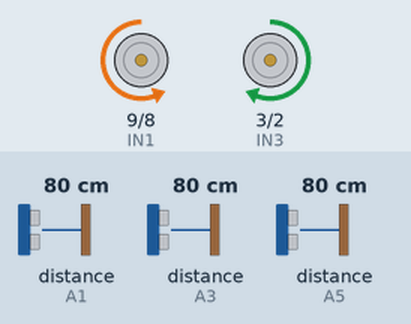
This sketch was run on a simulated Arduino Uno, built with avr-gcc and run on an emulated ATmega328P. Shown: motor-driver pin pairs drawn as motors (green arrow = first pin HIGH = forward, orange = second pin HIGH = backward, longer = more drive, scaled by the enable pin). The inputs (shaded band) are chosen by the test bench; at power-on: distance to the obstacle (sensors on A1, A3, A5) 80 cm. The echo pulse lasts 58.3 µs per cm.

Above: at 1.5 s.
1.6 s: distance to the obstacle (sensor on A1) set to 21 cm
3.1 s: distance to the obstacle (sensor on A1) set to 16 cm
At 3.8 s:
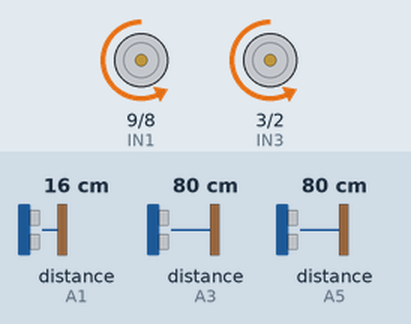
6.1 s: distance to the obstacle (sensor on A3) set to 2 cm
9.1 s: distance to the obstacle (sensor on A1) set to 10 cm
12.1 s: distance to the obstacle (sensor on A1) set to 7 cm
At 12.62 s:
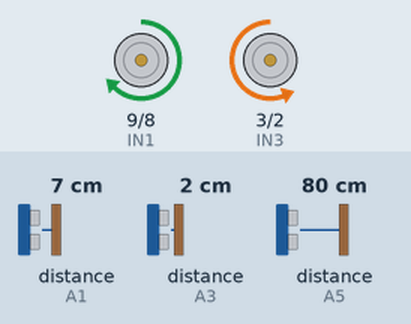
15.1 s: distance to the obstacle (sensor on A1) set to 35 cm
At 15.7 s:
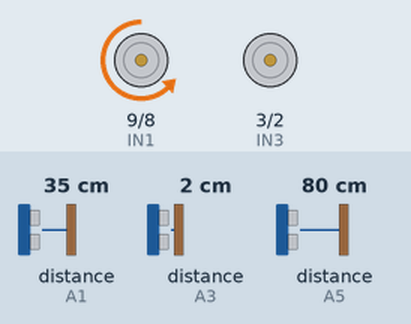
Timing chart, 0 to 17.6 s (numbered marks = the images above; inputs shaded):
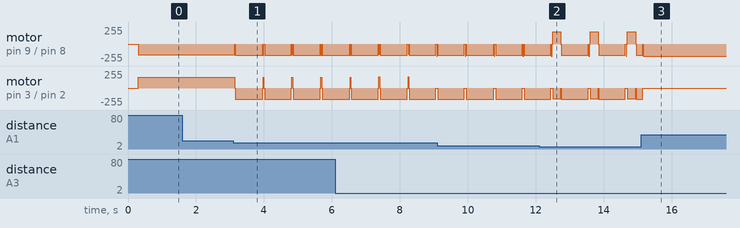

Measured:
- the behaviour switches between 19 and 18 cm on distance to the obstacle (sensor on A1) (found by bisection; images 0 and 1)
- the behaviour switches between 9 and 8 cm on distance to the obstacle (sensor on A1) (found by bisection; images 1 and 2)
- after the input at 1.6 s, every drawn part: stays the same
- after the input at 3.1 s, motor on pin 3 (IN3) / pin 2 (IN4): forward 160/255 → stopped at once, then repeats every 0.86 s: backward 165/255 0.80 s, stopped 0.02 s, forward 165/255 0.02 s, stopped 0.02 s
- by itself, motor on pin 9 (IN1) / pin 8 (IN2): repeats every 1.1 s: backward 185/255 0.02 s, stopped 0.02 s, forward 185/255 0.24 s, stopped 0.02 s, backward 165/255 0.78 s, stopped 0.02 s

The sketch:

Code.ino
```cpp
#include <Arduino.h>
#include <NewPing.h>
//code smell
constexpr uint8_t FRONT_TRIG = A0;
constexpr uint8_t FRONT_ECHO = A1;
constexpr uint8_t LEFT_TRIG  = A2;
constexpr uint8_t LEFT_ECHO  = A3;
constexpr uint8_t RIGHT_TRIG = A4;
constexpr uint8_t RIGHT_ECHO = A5;

constexpr uint8_t IN1 = 9;
constexpr uint8_t ENA = 10;
constexpr uint8_t IN2 = 8;
constexpr uint8_t IN3 = 3;
constexpr uint8_t IN4 = 2;
constexpr uint8_t ENB = 5;


constexpr bool INVERT_LEFT_MOTOR  = true;
constexpr bool INVERT_RIGHT_MOTOR = false;


constexpr int16_t KP_INT = 3;
constexpr int16_t KD_INT = 4;


constexpr uint8_t BASE_FORWARD_PWM = 160;
constexpr uint8_t MAX_PWM          = 185;
constexpr uint8_t MIN_PWM          = 145;
constexpr uint8_t REVERSE_PWM      = 160;
constexpr uint8_t PIVOT_PWM        = 165;


constexpr uint8_t MAX_RANGE_CM   = 60;
constexpr uint8_t WALL_LOST_CM   = 30;
constexpr uint8_t TARGET_WALL_CM = 15;
constexpr uint8_t BRAKE_DIST_CM  = 18;
constexpr uint8_t REVERSE_DIST_CM= 8;
constexpr uint8_t CLEAR_DIST_CM  = 25;


constexpr uint32_t PING_INTERVAL_MS   = 20;
constexpr uint32_t REVERSE_PULSE_MS   = 250;
constexpr uint32_t MIN_PIVOT_TIME_MS = 200;
constexpr uint32_t MAX_PIVOT_TIME_MS = 800;
constexpr uint32_t MOTOR_DEADTIME_MS = 15;

enum SystemState : uint8_t { TRACKING, REVERSING, PIVOTING };
enum SensorID    : uint8_t { S_FRONT = 0, S_LEFT = 1, S_RIGHT = 2 };

NewPing sonarFront(FRONT_TRIG, FRONT_ECHO, MAX_RANGE_CM);
NewPing sonarLeft(LEFT_TRIG, LEFT_ECHO, MAX_RANGE_CM);
NewPing sonarRight(RIGHT_TRIG, RIGHT_ECHO, MAX_RANGE_CM);

SystemState state = TRACKING;
uint8_t sensorIndex = 0;
uint8_t filteredDist[3] = { MAX_RANGE_CM, MAX_RANGE_CM, MAX_RANGE_CM };

uint32_t lastPingMs = 0;
uint32_t stateChangeMs = 0;

int8_t pivotDirection = 1;
int16_t lastError = 0;
uint8_t frontCloseCount = 0;

void driveChannel(uint8_t pin1, uint8_t pin2, uint8_t pwmPin, int16_t rawPwm);
void setMotorsDirect(int16_t leftPwm, int16_t rightPwm);
void setMotorsSafe(int16_t leftPwm, int16_t rightPwm, bool directionChange);
void updateSensor(uint8_t id);
void updateSensors();
int16_t calculateError(uint8_t lDist, uint8_t rDist);
//functions, check them out
void track();
void reverse();
void pivot();

void setup() {
    pinMode(IN1, OUTPUT); pinMode(IN2, OUTPUT);
    pinMode(IN3, OUTPUT); pinMode(IN4, OUTPUT);
    pinMode(ENA, OUTPUT); pinMode(ENB, OUTPUT);

    setMotorsSafe(0, 0, false);
    delay(300);
}

void loop() {
    uint32_t now = millis();
    if (now - lastPingMs < PING_INTERVAL_MS) return;
    lastPingMs = now;

    updateSensors();

    switch (state) {
        case TRACKING:  track();   break;
        case REVERSING: reverse(); break;
        case PIVOTING:  pivot();   break;
    }
}

void track() {
    uint32_t now = millis();
    uint8_t fDist = filteredDist[S_FRONT];
    uint8_t lDist = filteredDist[S_LEFT];
    uint8_t rDist = filteredDist[S_RIGHT];

    if (fDist > BRAKE_DIST_CM) {
        frontCloseCount = 0;
    } else {
        frontCloseCount++;
    }

    if (frontCloseCount >= 2) {
        frontCloseCount = 0;
        stateChangeMs = now;

        pivotDirection = (lDist > rDist) ? -1 : 1;
        if (lDist == MAX_RANGE_CM && rDist == MAX_RANGE_CM) {
            pivotDirection = 1;
        }

        if (fDist <= REVERSE_DIST_CM) {
            state = REVERSING;
            setMotorsSafe(-REVERSE_PWM, -REVERSE_PWM, true);
            return;
        }

        state = PIVOTING;
        int16_t leftPwm  = (pivotDirection == -1) ? -PIVOT_PWM : PIVOT_PWM;
        int16_t rightPwm = (pivotDirection == -1) ? PIVOT_PWM : -PIVOT_PWM;
        setMotorsSafe(leftPwm, rightPwm, true);
        return;
    }

    int16_t error = calculateError(lDist, rDist);
    int16_t dError = error - lastError;
    lastError = error;

    int16_t steering = constrain((KP_INT * error) + (KD_INT * dError), -25, 25);
    setMotorsDirect(BASE_FORWARD_PWM + steering, BASE_FORWARD_PWM - steering);
}

void reverse() {
    uint32_t now = millis();
    if (now - stateChangeMs < REVERSE_PULSE_MS) return;

    state = PIVOTING;
    stateChangeMs = now;

    int16_t leftPwm  = (pivotDirection == -1) ? -PIVOT_PWM : PIVOT_PWM;
    int16_t rightPwm = (pivotDirection == -1) ? PIVOT_PWM : -PIVOT_PWM;
    setMotorsSafe(leftPwm, rightPwm, true);
}

void pivot() {
    uint32_t now = millis();
    uint8_t fDist = filteredDist[S_FRONT];

    bool minTimeElapsed = (now - stateChangeMs >= MIN_PIVOT_TIME_MS);
    bool pathCleared    = (fDist >= CLEAR_DIST_CM);
    bool watchdogActive = (now - stateChangeMs >= MAX_PIVOT_TIME_MS);

    if (!(minTimeElapsed && pathCleared) && !watchdogActive) return;

    lastError = 0;
    frontCloseCount = 0;
    state = TRACKING;
    setMotorsSafe(BASE_FORWARD_PWM, BASE_FORWARD_PWM, true);
}

void updateSensors() {
    if (state == PIVOTING) {
        updateSensor(S_FRONT);
        return;
    }
    updateSensor(sensorIndex);
    sensorIndex = (sensorIndex + 1) % 3;
}

void updateSensor(uint8_t id) {
    uint8_t raw = 0;
    switch (id) {
        case S_FRONT: raw = sonarFront.ping_cm(); break;
        case S_LEFT:  raw = sonarLeft.ping_cm();  break;
        case S_RIGHT: raw = sonarRight.ping_cm(); break;
    }

    if (raw == 0) raw = MAX_RANGE_CM;
    filteredDist[id] = (uint8_t)(((uint16_t)filteredDist[id] * 1 + (uint16_t)raw * 3) >> 2);
}

int16_t calculateError(uint8_t lDist, uint8_t rDist) {
    bool leftValid  = (lDist < WALL_LOST_CM);
    bool rightValid = (rDist < WALL_LOST_CM);

    if (leftValid && rightValid) return (int16_t)rDist - (int16_t)lDist;
    if (leftValid)  return ((int16_t)TARGET_WALL_CM - (int16_t)lDist);
    if (rightValid) return ((int16_t)rDist - (int16_t)TARGET_WALL_CM);
    return 0;
}

void driveChannel(uint8_t pin1, uint8_t pin2, uint8_t pwmPin, int16_t rawPwm) {
    uint16_t absSpeed = abs(rawPwm);
    if (rawPwm == 0 || absSpeed < MIN_PWM) {
        digitalWrite(pin1, LOW);
        digitalWrite(pin2, LOW);
        analogWrite(pwmPin, 0);
        return;
    }

    uint8_t speed = (uint8_t)constrain(absSpeed, MIN_PWM, MAX_PWM);
    bool fwd = (rawPwm > 0);

    digitalWrite(pin1, fwd ? HIGH : LOW);
    digitalWrite(pin2, fwd ? LOW : HIGH);
    analogWrite(pwmPin, speed);
}

void setMotorsDirect(int16_t leftPwm, int16_t rightPwm) {
    if (INVERT_LEFT_MOTOR)  leftPwm  = -leftPwm;
    if (INVERT_RIGHT_MOTOR) rightPwm = -rightPwm;

    driveChannel(IN1, IN2, ENA, leftPwm);
    driveChannel(IN3, IN4, ENB, rightPwm);
}

void setMotorsSafe(int16_t leftPwm, int16_t rightPwm, bool directionChange) {
    if (directionChange) {
        setMotorsDirect(0, 0);
        delay(MOTOR_DEADTIME_MS);
    }
    setMotorsDirect(leftPwm, rightPwm);
}


//overall the code is really basic/nothing advanced. There isnt much to add in a simple obstacle avoiding bot to be fair. if u think anything can be made better, please contact us or fork this repo
```
